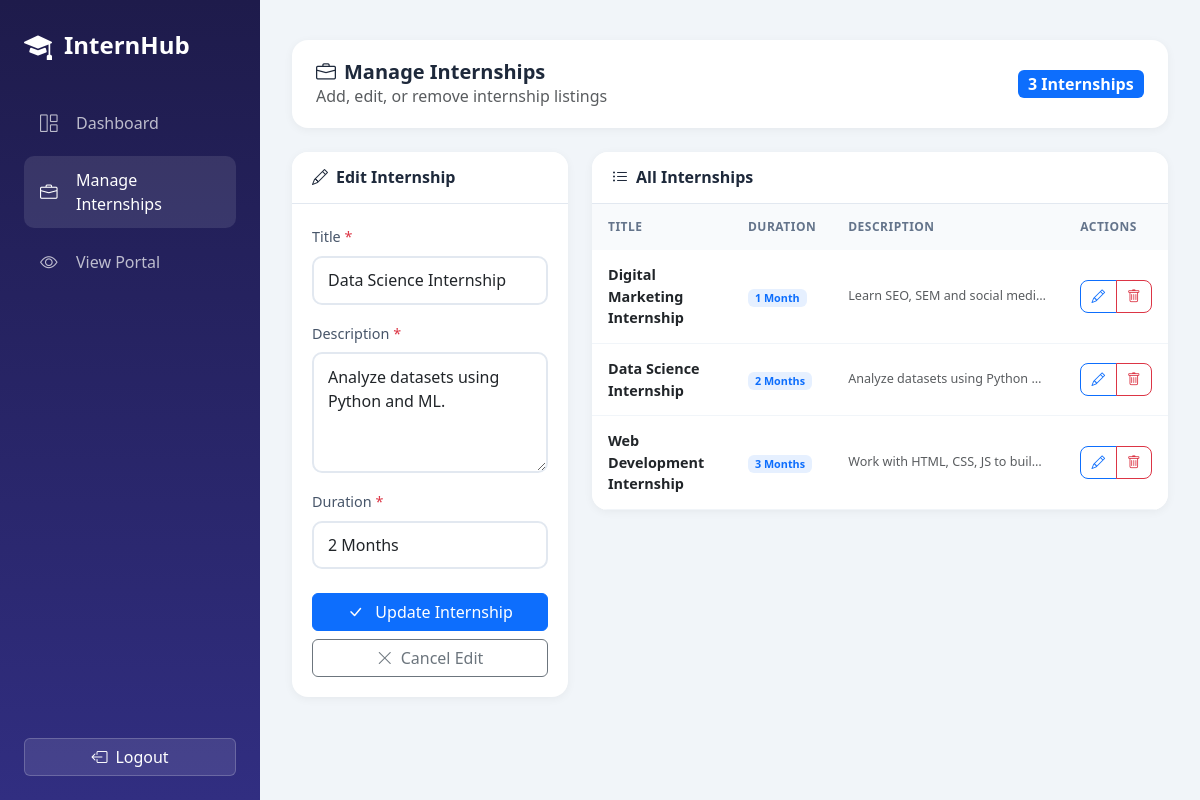
The page /admin/manage_internships.php?edit=2 (signed in) on the database its author committed.
### tables this page shows
CREATE TABLE internships (
  id INT AUTO_INCREMENT PRIMARY KEY,
  title VARCHAR(100),
  description TEXT,
  duration VARCHAR(50)
);

### admin/manage_internships.php (the view, shortened to what this page needs)
<?php
session_start(); require '../includes/db.php';
$editInternship = null;
if (isset($_GET['edit']) && is_numeric($_GET['edit'])) {
  $editId = (int)$_GET['edit'];
  $stmt = $conn->prepare("SELECT * FROM internships WHERE id = ?");
  $stmt->execute([$editId]);
  $editInternship = $stmt->fetch();
}
$internships = $conn->query("SELECT * FROM internships ORDER BY id DESC");
$internshipCount = $conn->query("SELECT COUNT(*) as count FROM internships")->fetch()['count'];
?>
<!DOCTYPE html>
<html lang="en">
<head>
  <link rel="stylesheet" href="https://cdn.jsdelivr.net/npm/bootstrap@5.3.0/dist/css/bootstrap.min.css">
  <link rel="stylesheet" href="https://cdn.jsdelivr.net/npm/bootstrap-icons@1.11.0/font/bootstrap-icons.css">
</head>
<body>
  <aside class="sidebar" id="sidebar">
    <div class="sidebar-brand">
      <i class="bi bi-mortarboard-fill"></i>
      <span>InternHub</span>
    </div>
    <ul class="sidebar-nav">
      <li><a href="dashboard.php"><i class="bi bi-grid-1x2"></i><span>Dashboard</span></a></li>
      <li><a href="manage_internships.php" class="active"><i class="bi bi-briefcase"></i><span>Manage Internships</span></a></li>
      <li><a href="../index.php" target="_blank"><i class="bi bi-eye"></i><span>View Portal</span></a></li>
    </ul>
    <div class="sidebar-footer">
      <a href="?logout=1" class="btn"><i class="bi bi-box-arrow-left me-2"></i><span>Logout</span></a>
    </div>
  </aside>
  <main class="main-content">
    <div class="page-header mt-2">
      <div>
        <h1><i class="bi bi-briefcase me-2"></i>Manage Internships</h1>
        <p class="text-muted mb-0">Add, edit, or remove internship listings</p>
      </div>
      <div>
        <span class="badge bg-primary fs-6"><?= $internshipCount ?> Internship<?= $internshipCount != 1 ? 's' : '' ?></span>
      </div>
    </div>
    <div class="row">
      <div class="col-lg-4">
        <div class="form-card">
          <div class="card-header">
            <h5><i class="bi bi-<?= $editInternship ? 'pencil' : 'plus-circle' ?> me-2"></i><?= $editInternship ? 'Edit Internship' : 'Add New Internship' ?></h5>
          </div>
          <div class="card-body">
            <form method="post">
              <div class="mb-3">
                <label class="form-label">Title <span class="text-danger">*</span></label>
                <input type="text" class="form-control" name="title" placeholder="e.g., Web Development Internship"
                       value="<?= $editInternship ? htmlspecialchars($editInternship['title']) : '' ?>" required>
              </div>
              <div class="mb-3">
                <label class="form-label">Description <span class="text-danger">*</span></label>
                <textarea class="form-control" name="description" rows="4" placeholder="Describe the internship program..." required><?= $editInternship ? htmlspecialchars($editInternship['description']) : '' ?></textarea>
              </div>
              <div class="mb-4">
                <label class="form-label">Duration <span class="text-danger">*</span></label>
                <input type="text" class="form-control" name="duration" placeholder="e.g., 3 Months"
                       value="<?= $editInternship ? htmlspecialchars($editInternship['duration']) : '' ?>" required>
              </div>
              <div class="d-grid gap-2">
                <button type="submit" class="btn btn-primary">
                  <i class="bi bi-<?= $editInternship ? 'check-lg' : 'plus-lg' ?> me-2"></i>
                  <?= $editInternship ? 'Update Internship' : 'Add Internship' ?>
                </button>
                <?php if ($editInternship): ?>
                <a href="manage_internships.php" class="btn btn-outline-secondary">
                  <i class="bi bi-x-lg me-2"></i>Cancel Edit
                </a>
                <?php endif; ?>
              </div>
            </form>
          </div>
        </div>
      </div>
      <div class="col-lg-8">
        <div class="table-card">
          <div class="card-header">
            <h5><i class="bi bi-list-ul me-2"></i>All Internships</h5>
          </div>
          <div class="table-responsive">
            <table class="table">
              <thead>
                <tr>
                  <th>Title</th>
                  <th>Duration</th>
                  <th>Description</th>
                  <th>Actions</th>
                </tr>
              </thead>
              <tbody>
                <?php while($intern = $internships->fetch()): $hasInternships = true; ?>
                <tr>
                  <td>
                    <div class="fw-semibold"><?= htmlspecialchars($intern['title']) ?></div>
                  </td>
                  <td>
                    <span class="badge bg-primary bg-opacity-10 text-primary"><?= htmlspecialchars($intern['duration']) ?></span>
                  </td>
                  <td>
                    <small class="text-muted desc-cell d-block"><?= htmlspecialchars(substr($intern['description'], 0, 50)) ?>...</small>
                  </td>
                  <td>
                    <div class="btn-group">
                      <a href="?edit=<?= (int)$intern['id'] ?>" class="btn btn-outline-primary btn-action" title="Edit">
                        <i class="bi bi-pencil"></i>
                      </a>
                      <a href="?delete=<?= (int)$intern['id'] ?>" class="btn btn-outline-danger btn-action"
                         onclick="return confirm('Are you sure you want to delete this internship?')" title="Delete">
                        <i class="bi bi-trash"></i>
                      </a>
                    </div>
                  </td>
                </tr>
                <?php endwhile; ?>
              </tbody>
            </table>
          </div>
        </div>
      </div>
    </div>
  </main>
</body>
</html>

### admin/manage_internships.php (style rules this page uses)
:root { --primary: #6366f1; --primary-dark: #4f46e5; --sidebar: #1e1b4b; --success: #10b981; --warning: #f59e0b; --danger: #ef4444; }
* { font-family: 'Segoe UI', system-ui, -apple-system, sans-serif; box-sizing: border-box; }
body { background: #f1f5f9; overflow-x: hidden; }
.sidebar { position: fixed; left: 0; top: 0; bottom: 0; width: 260px; background: linear-gradient(180deg, var(--sidebar) 0%, #312e81 100%); color: #fff; padding: 1.5rem; z-index: 1000; transition: all 0.3s ease; }
.sidebar-brand { font-size: 1.5rem; font-weight: 700; margin-bottom: 2rem; display: flex; align-items: center; }
.sidebar-brand i { margin-right: 0.75rem; font-size: 1.75rem; }
.sidebar-nav { list-style: none; padding: 0; margin: 0; }
.sidebar-nav li { margin-bottom: 0.5rem; }
.sidebar-nav a { display: flex; align-items: center; padding: 0.75rem 1rem; color: rgba(255,255,255,0.7); text-decoration: none; border-radius: 10px; transition: all 0.2s; }
.sidebar-nav a:hover, .sidebar-nav a.active { background: rgba(255,255,255,0.1); color: #fff; }
.sidebar-nav a i { margin-right: 0.75rem; font-size: 1.1rem; min-width: 1.5rem; }
.sidebar-footer { position: absolute; bottom: 1.5rem; left: 1.5rem; right: 1.5rem; }
.sidebar-footer .btn { width: 100%; background: rgba(255,255,255,0.1); border: 1px solid rgba(255,255,255,0.2); color: #fff; }
.main-content { margin-left: 260px; padding: 2rem; min-height: 100vh; transition: all 0.3s ease; }
.page-header { background: #fff; padding: 1.25rem 1.5rem; border-radius: 16px; margin-bottom: 1.5rem; box-shadow: 0 2px 10px rgba(0,0,0,0.05); display: flex; flex-wrap: wrap; justify-content: space-between; align-items: center; gap: 1rem; }
.page-header h1 { font-size: 1.25rem; font-weight: 700; color: #1e293b; margin: 0; }
.page-header p { margin-bottom: 0; }
.form-card, .table-card { background: #fff; border-radius: 16px; box-shadow: 0 2px 10px rgba(0,0,0,0.05); overflow: hidden; margin-bottom: 1.5rem; }
.card-header { background: #fff; border-bottom: 1px solid #e2e8f0; padding: 1rem 1.25rem; display: flex; flex-wrap: wrap; justify-content: space-between; align-items: center; gap: 0.5rem; }
.card-header h5 { margin: 0; font-weight: 600; color: #1e293b; font-size: 1rem; }
.card-body { padding: 1.25rem; }
.table { margin: 0; }
.table thead th { background: #f8fafc; color: #64748b; font-weight: 600; font-size: 0.75rem; text-transform: uppercase; letter-spacing: 0.5px; padding: 0.875rem 1rem; border: none; white-space: nowrap; }
.table tbody td { padding: 0.875rem 1rem; vertical-align: middle; border-color: #f1f5f9; font-size: 0.9rem; }
.form-label { font-weight: 500; color: #475569; font-size: 0.9rem; }
.form-control { border: 2px solid #e2e8f0; border-radius: 10px; padding: 0.65rem 0.875rem; }
.btn-action { padding: 0.35rem 0.65rem; font-size: 0.85rem; border-radius: 8px; }
.desc-cell { max-width: 200px; overflow: hidden; text-overflow: ellipsis; white-space: nowrap; }

### rows shown on the page
internships: title "Data Science Internship", description "Analyze datasets using Python and ML.", duration "2 Months", description "Analyze datasets using Python…"
internships: title "Digital Marketing Internship", duration "1 Month", description "Learn SEO, SEM and social medi…"
internships: title "Web Development Internship", duration "3 Months", description "Work with HTML, CSS, JS to buil…"

### other values the page prints
$internshipCount "3"
